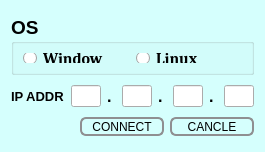
<?xml version="1.0" encoding="UTF-8"?>
<ui version="4.0">
 <class>Server</class>
 <widget class="QDialog" name="Server">
  <property name="geometry">
   <rect>
    <x>0</x>
    <y>0</y>
    <width>265</width>
    <height>152</height>
   </rect>
  </property>
  <property name="sizePolicy">
   <sizepolicy hsizetype="Fixed" vsizetype="Fixed">
    <horstretch>0</horstretch>
    <verstretch>0</verstretch>
   </sizepolicy>
  </property>
  <property name="windowTitle">
   <string>Dialog</string>
  </property>
  <property name="windowIcon">
   <iconset resource="resource.qrc">
    <normaloff>:/resource/img/server.png</normaloff>:/resource/img/server.png</iconset>
  </property>
  <property name="styleSheet">
   <string notr="true">QDialog{
	background-color: rgb(213, 255, 253);
	border-color : rgb(255,255,255);
	border-radius : 5px;
}

QPushButton {
    border: 2px solid #8f8f91;
    border-radius: 6px;
    background-color: qlineargradient(x1: 0, y1: 0, x2: 0, y2: 1,
                                      stop: 0 #f6f7fa, stop: 1 #dadbde);
    min-width: 80px;
	min-height: 15px;
}</string>
  </property>
  <layout class="QVBoxLayout" name="verticalLayout">
   <item>
    <widget class="QGroupBox" name="groupBox">
     <property name="sizePolicy">
      <sizepolicy hsizetype="Fixed" vsizetype="Fixed">
       <horstretch>0</horstretch>
       <verstretch>0</verstretch>
      </sizepolicy>
     </property>
     <property name="maximumSize">
      <size>
       <width>250</width>
       <height>60</height>
      </size>
     </property>
     <property name="font">
      <font>
       <pointsize>14</pointsize>
       <weight>75</weight>
       <bold>true</bold>
      </font>
     </property>
     <property name="title">
      <string>OS</string>
     </property>
     <layout class="QHBoxLayout" name="horizontalLayout">
      <item>
       <widget class="QRadioButton" name="Window">
        <property name="font">
         <font>
          <family>Cambria</family>
          <pointsize>12</pointsize>
          <weight>75</weight>
          <bold>true</bold>
         </font>
        </property>
        <property name="text">
         <string>Window</string>
        </property>
       </widget>
      </item>
      <item>
       <widget class="QRadioButton" name="Linux">
        <property name="font">
         <font>
          <family>Cambria</family>
          <pointsize>12</pointsize>
          <weight>75</weight>
          <bold>true</bold>
         </font>
        </property>
        <property name="text">
         <string>Linux</string>
        </property>
       </widget>
      </item>
     </layout>
    </widget>
   </item>
   <item>
    <layout class="QHBoxLayout" name="horizontalLayout_2">
     <item>
      <widget class="QLabel" name="label">
       <property name="font">
        <font>
         <pointsize>10</pointsize>
         <weight>75</weight>
         <bold>true</bold>
        </font>
       </property>
       <property name="text">
        <string>IP ADDR</string>
       </property>
      </widget>
     </item>
     <item>
      <widget class="QLineEdit" name="IP_1">
       <property name="maximumSize">
        <size>
         <width>30</width>
         <height>16777215</height>
        </size>
       </property>
       <property name="maxLength">
        <number>3</number>
       </property>
      </widget>
     </item>
     <item>
      <widget class="QLabel" name="label_2">
       <property name="maximumSize">
        <size>
         <width>10</width>
         <height>16777215</height>
        </size>
       </property>
       <property name="font">
        <font>
         <pointsize>12</pointsize>
         <weight>75</weight>
         <bold>true</bold>
        </font>
       </property>
       <property name="text">
        <string>.</string>
       </property>
      </widget>
     </item>
     <item>
      <widget class="QLineEdit" name="IP_2">
       <property name="maximumSize">
        <size>
         <width>30</width>
         <height>16777215</height>
        </size>
       </property>
       <property name="maxLength">
        <number>3</number>
       </property>
      </widget>
     </item>
     <item>
      <widget class="QLabel" name="label_3">
       <property name="maximumSize">
        <size>
         <width>10</width>
         <height>16777215</height>
        </size>
       </property>
       <property name="font">
        <font>
         <pointsize>12</pointsize>
         <weight>75</weight>
         <bold>true</bold>
        </font>
       </property>
       <property name="text">
        <string>.</string>
       </property>
      </widget>
     </item>
     <item>
      <widget class="QLineEdit" name="IP_3">
       <property name="maximumSize">
        <size>
         <width>30</width>
         <height>16777215</height>
        </size>
       </property>
       <property name="maxLength">
        <number>3</number>
       </property>
      </widget>
     </item>
     <item>
      <widget class="QLabel" name="label_4">
       <property name="maximumSize">
        <size>
         <width>10</width>
         <height>16777215</height>
        </size>
       </property>
       <property name="font">
        <font>
         <pointsize>12</pointsize>
         <weight>75</weight>
         <bold>true</bold>
        </font>
       </property>
       <property name="text">
        <string>.</string>
       </property>
      </widget>
     </item>
     <item>
      <widget class="QLineEdit" name="IP_4">
       <property name="maximumSize">
        <size>
         <width>30</width>
         <height>16777215</height>
        </size>
       </property>
       <property name="maxLength">
        <number>3</number>
       </property>
      </widget>
     </item>
    </layout>
   </item>
   <item>
    <layout class="QHBoxLayout" name="horizontalLayout_3">
     <item>
      <spacer name="horizontalSpacer">
       <property name="orientation">
        <enum>Qt::Horizontal</enum>
       </property>
       <property name="sizeHint" stdset="0">
        <size>
         <width>50</width>
         <height>20</height>
        </size>
       </property>
      </spacer>
     </item>
     <item>
      <widget class="QPushButton" name="pushButton">
       <property name="text">
        <string>CONNECT</string>
       </property>
      </widget>
     </item>
     <item>
      <widget class="QPushButton" name="pushButton_2">
       <property name="text">
        <string>CANCLE</string>
       </property>
      </widget>
     </item>
    </layout>
   </item>
  </layout>
 </widget>
 <resources>
  <include location="resource.qrc"/>
 </resources>
 <connections/>
</ui>
